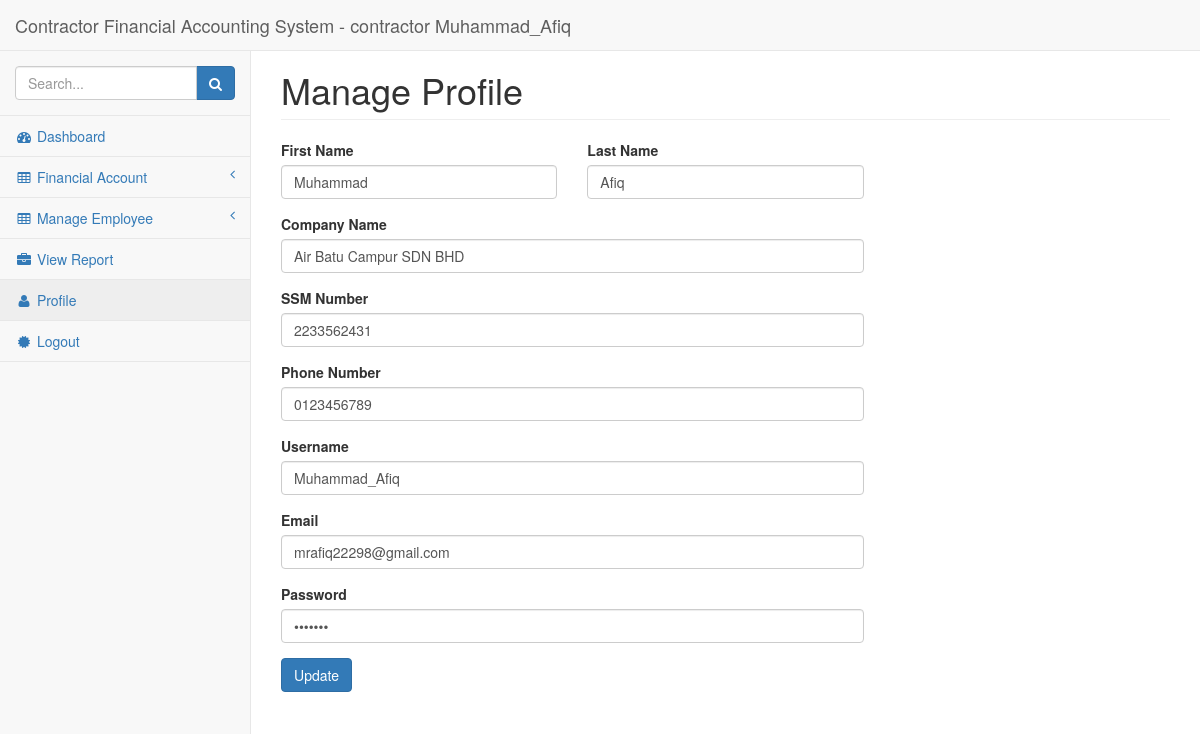
The page /user/index.php?page=profile (signed in) on the database its author committed.
### tables this page shows
CREATE TABLE `users` (
  `id` int(11) NOT NULL,
  `first_name` varchar(255) NOT NULL,
  `last_name` varchar(255) NOT NULL,
  `company_name` varchar(255) NOT NULL,
  `ssm_number` varchar(255) NOT NULL,
  `phone_number` varchar(255) NOT NULL,
  `username` varchar(255) NOT NULL,
  `email` varchar(255) NOT NULL,
  `password` varchar(255) NOT NULL,
  `role` varchar(255) NOT NULL
);

### user/includes/profile.php (the view, shortened to what this page needs)
<?php
$id = $_SESSION['id'];
$query = "SELECT * FROM users WHERE id=$id";
$run_query = mysqli_query($conn, $query);
while ($row = mysqli_fetch_assoc($run_query)) {
	$db_first_name = $row['first_name'];
	$db_last_name = $row['last_name'];
	$db_company_name = $row['company_name'];
	$db_ssm_number = $row['ssm_number'];
	$db_phone_number = $row['phone_number'];
	$db_username = $row['username'];
	$db_email = $row['email'];
	$db_password = $row['password'];
}
 ?>
<div class="row">
    <div class="col-lg-12">
        <h1 class="page-header">Manage Profile</h1>
    </div>
</div>
<div class="row">
    <div class="col-lg-8">
    	<form action="" method="post" enctype="multipart/form-data">
    		<div class="form-group">
    			<div class="row">
    				<div class="col-lg-6">
	    				<label>First Name</label>
	    				<input type="text" name="first_name" class="form-control" value="<?php echo $db_first_name; ?>">
	    			</div>
	    			<div class="col-lg-6">
	    				<label>Last Name</label>
	    				<input type="text" name="last_name" class="form-control" value="<?php echo $db_last_name; ?>">
	    			</div>
    			</div>
    		</div>
    		<div class="form-group">
    			<label>Company Name</label>
    			<input type="text" name="company_name" class="form-control" value="<?php echo $db_company_name; ?>">
    		</div>
    		<div class="form-group">
    			<label>SSM Number</label>
    			<input type="text" name="ssm_number" class="form-control" value="<?php echo $db_ssm_number; ?>">
    		</div>
    		<div class="form-group">
    			<label>Phone Number</label>
    			<input type="text" name="phone_number" class="form-control" value="<?php echo $db_phone_number; ?>">
    		</div>
    		<div class="form-group">
    			<label>Username</label>
    			<input type="text" name="username" class="form-control" value="<?php echo $db_username; ?>">
    		</div>
    		<div class="form-group">
    			<label>Email</label>
    			<input type="email" name="email" class="form-control" value="<?php echo $db_email; ?>">
    		</div>
    		<div class="form-group">
    			<label>Password</label>
    			<input type="password" name="password" class="form-control" value="<?php echo $db_password; ?>">
    		</div>
    		<div class="form-group">
    			<input type="submit" name="update" value="Update" class="btn btn-primary">
    		</div>
    	</form>
    </div>
</div>

### user/css/startmin.css (style rules this page uses)
body { background-color: #f8f8f8; }

### rows shown on the page
users: first_name "Muhammad", last_name "Afiq", company_name "Air Batu Campur SDN BHD", ssm_number "2233562431", phone_number "0123456789", username "Muhammad_Afiq", email "mrafiq22298@gmail.com"

### other values the page prints
$_SESSION['role'] "contractor"
$_SESSION['user'] "Muhammad_Afiq"
